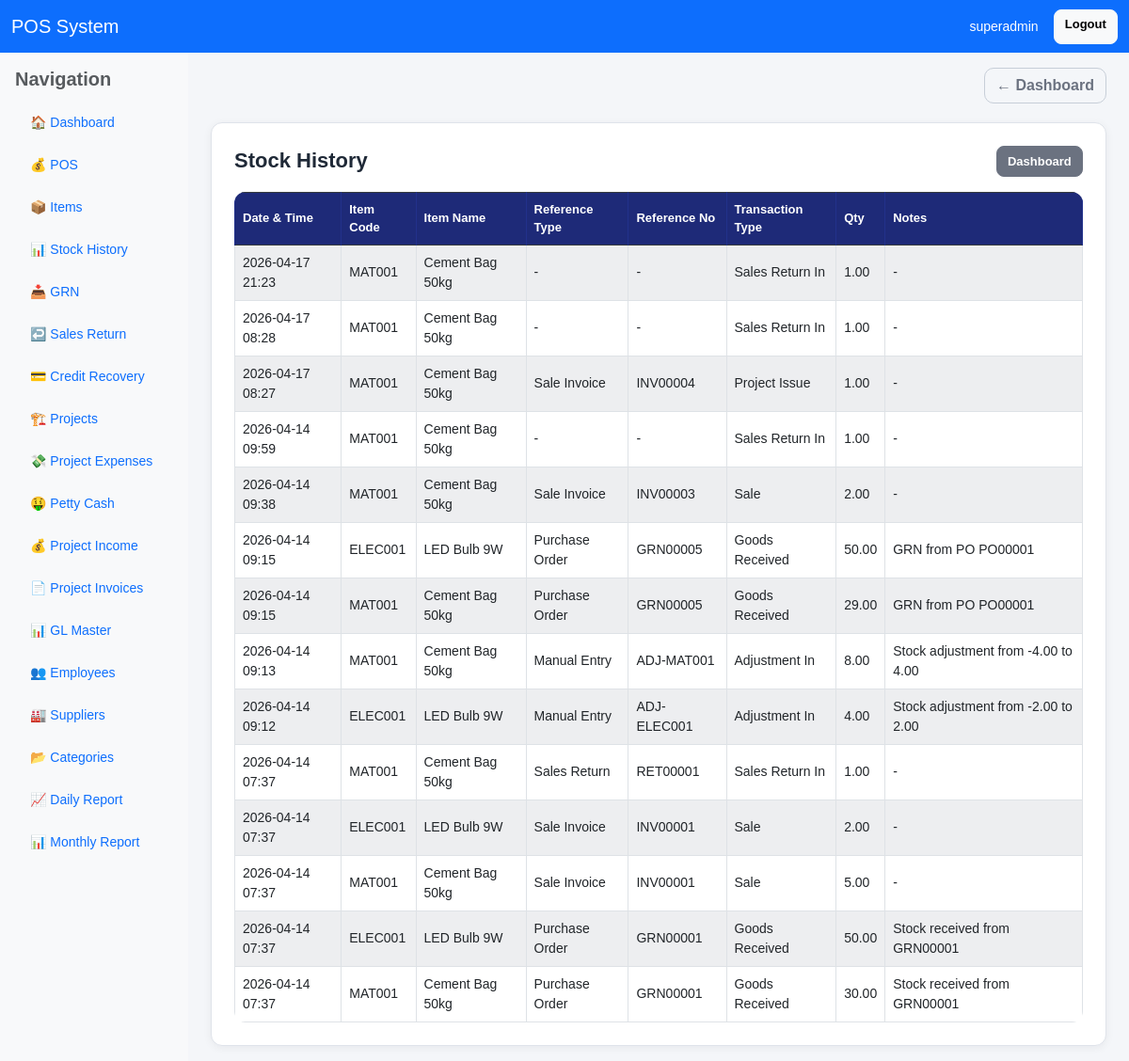
The app's page /stock-history/ (signed in), older data.
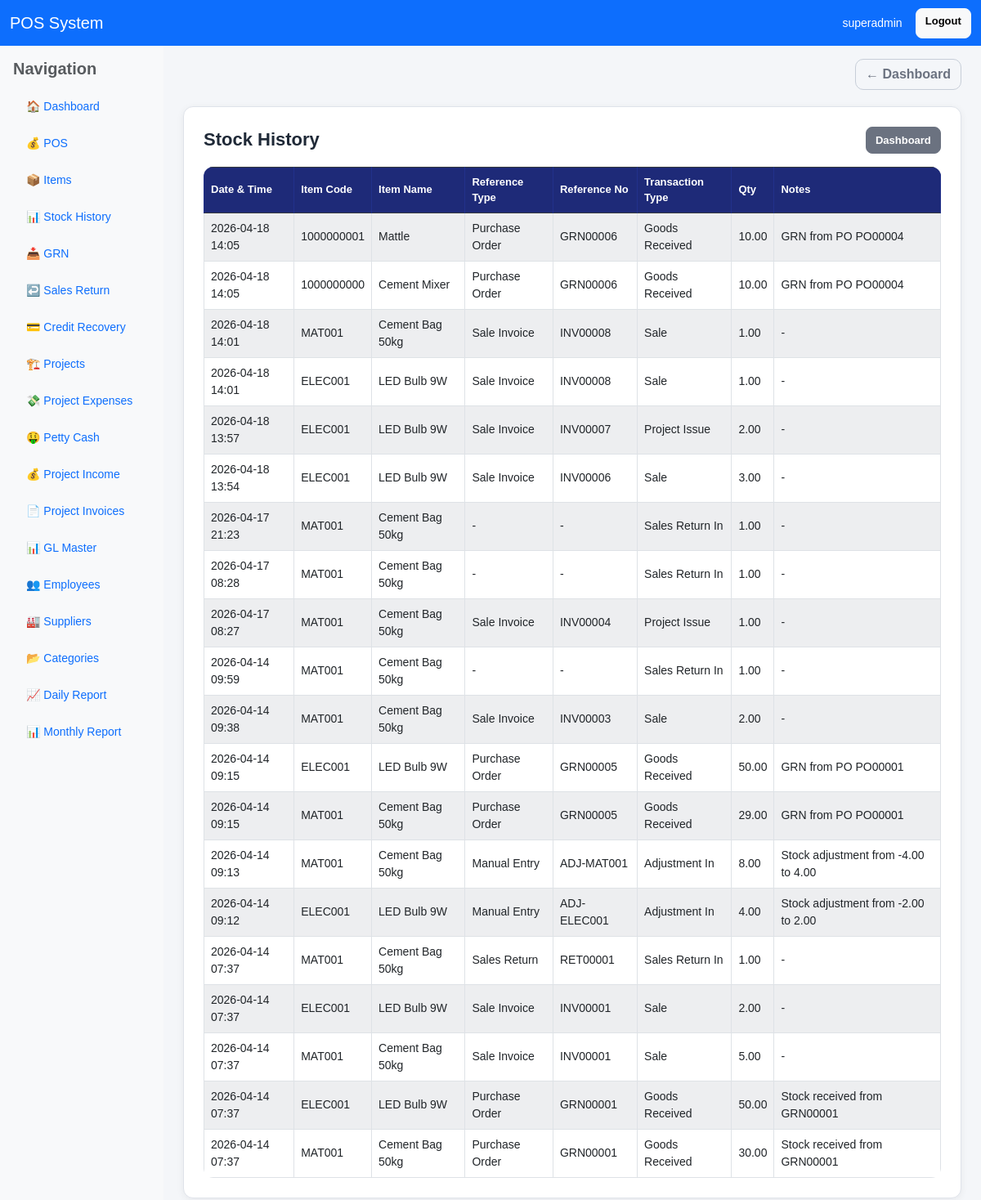
The same page, newer data.
### pos/models.py (models this page shows, shortened)
class StockTransaction(models.Model):
    TRANSACTION_TYPES = [
        ("sale", "Sale"),
        ("return_in", "Sales Return In"),
        ("project_issue", "Project Issue"),
        ("grn", "Goods Received"),
        ("adjustment_in", "Adjustment In"),
        ("adjustment_out", "Adjustment Out"),
    ]
    REFERENCE_TYPES = [
        ("sale", "Sale Invoice"),
        ("return", "Sales Return"),
        ("po", "Purchase Order"),
        ("manual", "Manual Entry"),
        ("project", "Project Issue"),
    ]
    item = models.ForeignKey(
        "Item",
        on_delete=models.CASCADE,
        related_name="stock_transactions"
    )
    transaction_type = models.CharField(max_length=30, choices=TRANSACTION_TYPES)
    qty = models.DecimalField(max_digits=12, decimal_places=2, default=0)
    reference_type = models.CharField(max_length=20, choices=REFERENCE_TYPES, blank=True, null=True)
    reference_no = models.CharField(max_length=50, blank=True, null=True)
    notes = models.TextField(blank=True, null=True)
    created_by = models.ForeignKey(
        User,
        on_delete=models.SET_NULL,
        null=True,
        blank=True,
        related_name="stock_transactions"
    )
    created_at = models.DateTimeField(auto_now_add=True)
    class Meta:
        ordering = ["created_at", "id"]

class Item(models.Model):
    ITEM_TYPE_CHOICES = [
        ("retail", "Retail"),
        ("project", "Project"),
        ("service", "Service"),
    ]
    item_code = models.CharField(max_length=50, unique=True)
    name = models.CharField(max_length=255)
    category = models.ForeignKey(
        "Category",
        on_delete=models.SET_NULL,
        null=True,
        blank=True
    )
    supplier = models.ForeignKey(
        "Supplier",
        on_delete=models.SET_NULL,
        null=True,
        blank=True
    )
    unit = models.CharField(max_length=30, default="pcs")
    cost_price = models.DecimalField(max_digits=12, decimal_places=2, default=0)
    selling_price = models.DecimalField(max_digits=12, decimal_places=2, default=0)
    stock = models.DecimalField(max_digits=12, decimal_places=2, default=0)
    purchase_date = models.DateField(blank=True, null=True)
    item_type = models.CharField(max_length=20, choices=ITEM_TYPE_CHOICES, default="retail")
    is_service = models.BooleanField(default=False)
    allow_discount = models.BooleanField(default=True)
    max_discount_value = models.DecimalField(max_digits=12, decimal_places=2, default=0)
    reorder_level = models.DecimalField(max_digits=12, decimal_places=2, default=0)
    warranty_days = models.PositiveIntegerField(default=0)
    retail_gl_account = models.ForeignKey(
        "GLMaster",
        on_delete=models.SET_NULL,
        null=True,
        blank=True,
        related_name="retail_items"
    )
    cost_gl_account = models.ForeignKey(
        "GLMaster",
        on_delete=models.SET_NULL,
        null=True,
        blank=True,
        related_name="cost_items"
    )
    is_active = models.BooleanField(default=True)
    updated_by = models.ForeignKey(
        User,
        on_delete=models.SET_NULL,
        null=True,
        blank=True,
        related_name="updated_items"
    )
    created_at = models.DateTimeField(auto_now_add=True)
    class Meta:
        ordering = ["name"]

### pos/views.py (the view, shortened to what this page needs)
# urls.py: path('stock-history/', views.stock_history, name='stock_history'),
@user_passes_test(can_manage_items)
def stock_history(request):
    item_id = request.GET.get("item_id")
    rows = StockTransaction.objects.select_related("item").order_by("-created_at")
    return render(request, "pos/stock_history.html", {"rows": rows})

### pos/views.py (called while the page is built)
def is_owner(user):
    return user.is_superuser or user.groups.filter(name__iexact="Owner").exists()

def can_manage_items(user):
    return is_owner(user) or is_manager(user) or is_clerk(user)

### pos/templates/pos/stock_history.html (shortened to what this page needs)
{% extends "base.html" %}
{% block content %}
<div class="card p-3 p-md-4">
    <div class="app-card-header">
        <h4 class="app-page-title">Stock History</h4>
        <div>
            <a href="{% url 'dashboard' %}" class="btn btn-secondary btn-sm">Dashboard</a>
        </div>
    </div>
    <div class="table-responsive">
        <table class="table table-bordered table-striped bg-white align-middle">
            <thead class="table-dark">
                <tr>
                    <th>Date & Time</th>
                    <th>Item Code</th>
                    <th>Item Name</th>
                    <th>Reference Type</th>
                    <th>Reference No</th>
                    <th>Transaction Type</th>
                    <th>Qty</th>
                    <th>Notes</th>
                </tr>
            </thead>
            <tbody>
                {% for row in rows %}
                <tr>
                    <td>{{ row.created_at|date:"Y-m-d H:i" }}</td>
                    <td>{{ row.item.item_code }}</td>
                    <td>{{ row.item.name }}</td>
                    <td>{{ row.get_reference_type_display|default:"-" }}</td>
                    <td>{{ row.reference_no|default:"-" }}</td>
                    <td>{{ row.get_transaction_type_display }}</td>
                    <td>{{ row.qty }}</td>
                    <td>{{ row.notes|default:"-" }}</td>
                </tr>
                {% empty %}
                <tr>
                    <td colspan="8" class="text-center">No stock history found</td>
                </tr>
                {% endfor %}
            </tbody>
        </table>
    </div>
</div>
{% endblock %}

### pos/templates/base.html (shortened to what this page needs)
{% load static %}
{% load currency_filters %}
<!DOCTYPE html>
<html lang="en">
<head>
    <link href="https://cdn.jsdelivr.net/npm/bootstrap@5.3.0/dist/css/bootstrap.min.css" rel="stylesheet">
    <link href="{% static 'css/app.css' %}" rel="stylesheet">
</head>
<body class="app-body">
    {% include 'includes/navbar.html' %}
    <div class="container-fluid">
        <div class="row">
            <div class="col-md-2 bg-light min-vh-100 p-0">
                {% include 'includes/sidebar.html' %}
            </div>
            <div class="col-md-10">
                {% block page_header %}
                <div class="container-fluid pt-3 pb-1">
                    <div class="d-flex justify-content-between align-items-center">
                        <a href="{% url 'dashboard' %}" class="btn btn-outline-secondary">
                            ← Dashboard
                        </a>
                    </div>
                </div>
                {% endblock %}
                <main class="container-fluid py-3">
                    {% block content %}{% endblock %}
                </main>
            </div>
        </div>
    </div>
</body>
</html>

### pos/templates/includes/navbar.html
<nav class="navbar navbar-expand-lg navbar-dark bg-primary">
    <div class="container-fluid">
        <a class="navbar-brand" href="{% url 'dashboard' %}">POS System</a>
        <div class="d-flex ms-auto">
            {% if request.user.is_authenticated %}
                <span class="navbar-text text-white me-3">
                    {{ request.user.username }}
                </span>
                <a href="{% url 'logout' %}" class="btn btn-light btn-sm">Logout</a>
            {% endif %}
        </div>
    </div>
</nav>

### pos/templates/includes/sidebar.html
<div class="p-3">
    <h5 class="text-muted mb-3">Navigation</h5>
    <ul class="nav flex-column gap-2">
        <li><a class="nav-link" href="{% url 'dashboard' %}">🏠 Dashboard</a></li>
        <li><a class="nav-link" href="{% url 'pos' %}">💰 POS</a></li>
        <li><a class="nav-link" href="{% url 'item_list' %}">📦 Items</a></li>
        <li><a class="nav-link" href="{% url 'stock_history' %}">📊 Stock History</a></li>
        <li><a class="nav-link" href="{% url 'grn_list' %}">📥 GRN</a></li>
        <li><a class="nav-link" href="{% url 'sales_return' %}">↩️ Sales Return</a></li>
        <li><a class="nav-link" href="{% url 'credit_sales_list' %}">💳 Credit Recovery</a></li>
        <li><a class="nav-link" href="{% url 'project_list' %}">🏗️ Projects</a></li>
        <li><a class="nav-link" href="{% url 'project_expense_list' %}">💸 Project Expenses</a></li>
        <li><a class="nav-link" href="{% url 'petty_cash_list' %}">🤑 Petty Cash</a></li>
        <li><a class="nav-link" href="{% url 'project_income_list' %}">💰 Project Income</a></li>
        <li><a class="nav-link" href="{% url 'project_invoice_list' %}">📄 Project Invoices</a></li>
        <li><a class="nav-link" href="{% url 'gl_list' %}">📊 GL Master</a></li>
        <li><a class="nav-link" href="{% url 'employee_list' %}">👥 Employees</a></li>
        <li><a class="nav-link" href="{% url 'supplier_list' %}">🏭 Suppliers</a></li>
        <li><a class="nav-link" href="{% url 'category_list' %}">📂 Categories</a></li>
        <li><a class="nav-link" href="{% url 'daily_report' %}">📈 Daily Report</a></li>
        <li><a class="nav-link" href="{% url 'monthly_report' %}">📊 Monthly Report</a></li>
    </ul>
</div>

### static/css/app.css (style rules this page uses)
:root { --app-bg: #f4f6f9; --card-bg: #ffffff; --border-color: #dfe3ea; --text-main: #1f2937; --text-muted: #6b7280; --brand: #1e2a78; --brand-dark: #182260; --brand-soft: #eef2ff; --success-soft: #eaf7ee; --danger-soft: #fdecec; --warning-soft: #fff7e6; --shadow-soft: 0 2px 10px rgba(15, 23, 42, 0.06); --shadow-medium: 0 6px 18px rgba(15, 23, 42, 0.08); --radius: 12px; --pi-dark: #16384b; --pi-dark-2: #20495e; --pi-teal: #1fb6be; --pi-teal-2: #28c7cd; --pi-soft: #eef8f8; --pi-border: #cfe5e7; }
html, body { margin: 0; padding: 0; }
body.app-body { background: var(--app-bg); color: var(--text-main); font-size: 14px; font-family: Arial, sans-serif; }
.container, .container-fluid { width: 100%; }
.app-card, .card { border: 1px solid var(--border-color); border-radius: var(--radius); box-shadow: var(--shadow-soft); background: var(--card-bg); }
.app-card-header { display: flex; justify-content: space-between; align-items: center; gap: 12px; margin-bottom: 16px; flex-wrap: wrap; }
.app-page-title, h4, h5 { color: var(--text-main); font-weight: 700; margin: 0; }
.app-page-title { font-size: 22px; }
.btn { border-radius: 10px; font-weight: 600; transition: all 0.18s ease; }
.btn-sm { border-radius: 8px; font-size: 13px; padding: 0.35rem 0.7rem; }
.btn-secondary { background: #6b7280; border-color: #6b7280; color: #fff; }
.btn-outline-secondary { color: #6b7280; border-color: #c7ced8; }
.table { margin-bottom: 0; }
.table-responsive { border-radius: 12px; }
.table thead th, .table-dark th { background: var(--brand) !important; color: #fff !important; border-color: #22318b !important; font-size: 13px; font-weight: 700; vertical-align: middle; }
.table td, .table th { vertical-align: middle; }
.table-striped > tbody > tr:nth-of-type(odd) > * { background-color: #fafbfd; }

Row changes from the older to the newer data that the page shows:
added StockTransaction: created_at "2026-04-18 14:05", item.item_code "1000000001", item.name "Mattle", reference_type "Purchase Order", reference_no "GRN00006", transaction_type "Goods Received", qty "10.00", notes "GRN from PO PO00004"
added StockTransaction: created_at "2026-04-18 14:05", item.item_code "1000000000", item.name "Cement Mixer", reference_type "Purchase Order", reference_no "GRN00006", transaction_type "Goods Received", qty "10.00", notes "GRN from PO PO00004"
added StockTransaction: created_at "2026-04-18 14:01", item.item_code "MAT001", item.name "Cement Bag 50kg", reference_type "Sale Invoice", reference_no "INV00008", transaction_type "Sale", qty "1.00", notes "-"
added StockTransaction: created_at "2026-04-18 14:01", item.item_code "ELEC001", item.name "LED Bulb 9W", reference_type "Sale Invoice", reference_no "INV00008", transaction_type "Sale", qty "1.00", notes "-"
added StockTransaction: created_at "2026-04-18 13:57", item.item_code "ELEC001", item.name "LED Bulb 9W", reference_type "Sale Invoice", reference_no "INV00007", transaction_type "Project Issue", qty "2.00", notes "-"
added StockTransaction: created_at "2026-04-18 13:54", item.item_code "ELEC001", item.name "LED Bulb 9W", reference_type "Sale Invoice", reference_no "INV00006", transaction_type "Sale", qty "3.00", notes "-"
